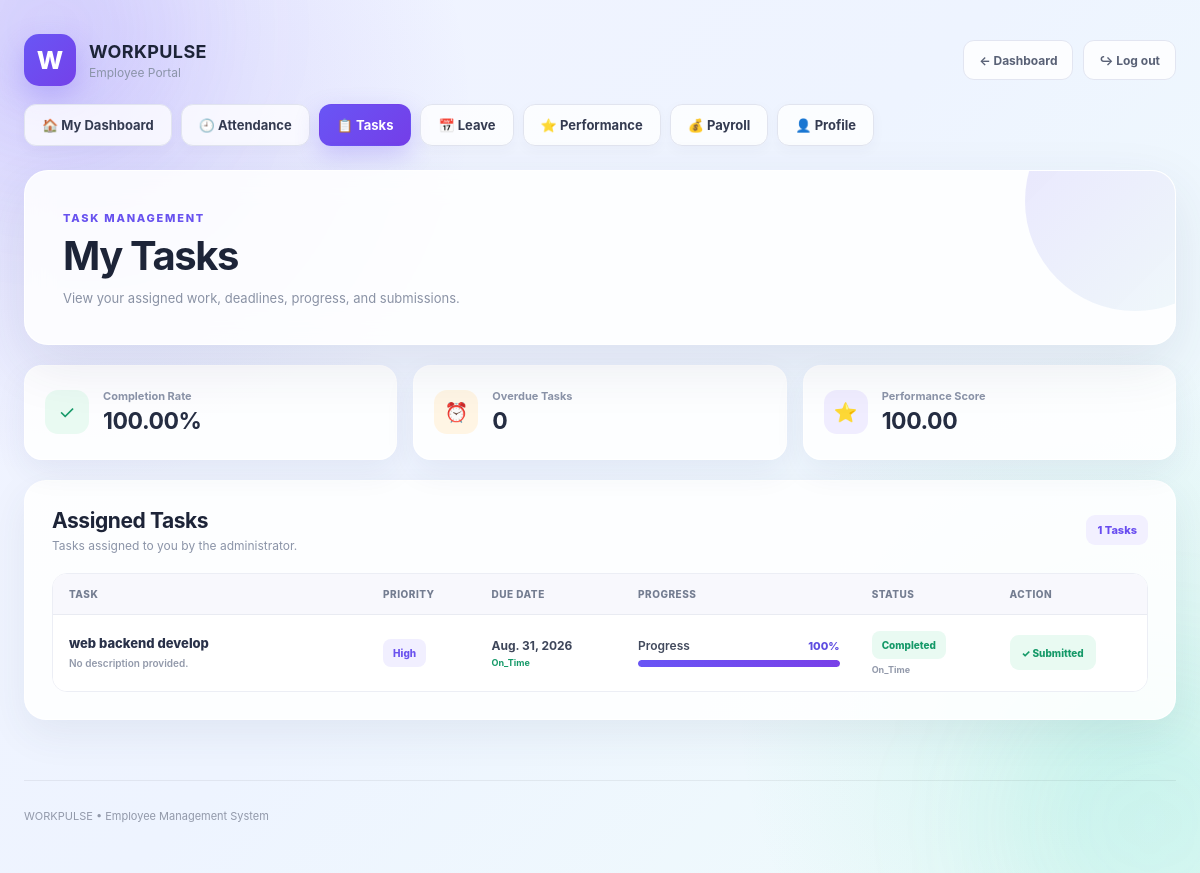
/employee/tasks/ (signed in), run on the app's committed database.
### core/models.py (models this page shows, shortened)
class Task(models.Model):
    PRIORITY_CHOICES = [
        ('low', 'Low'),
        ('medium', 'Medium'),
        ('high', 'High'),
        ('critical', 'Critical'),
    ]
    STATUS_CHOICES = [
        ('todo', 'To Do'),
        ('in_progress', 'In Progress'),
        ('submitted', 'Submitted'),
        ('review', 'Under Review'),
        ('completed', 'Completed'),
        ('overdue', 'Overdue'),
        ('cancelled', 'Cancelled'),
    ]
    title = models.CharField(
        max_length=200
    )
    description = models.TextField(
        blank=True
    )
    assigned_to = models.ForeignKey(
        Employee,
        on_delete=models.CASCADE,
        related_name='tasks'
    )
    priority = models.CharField(
        max_length=20,
        choices=PRIORITY_CHOICES,
        default='medium'
    )
    status = models.CharField(
        max_length=20,
        choices=STATUS_CHOICES,
        default='todo'
    )
    progress = models.PositiveIntegerField(
        default=0
    )
    due_date = models.DateField()
    estimated_hours = models.DecimalField(
        max_digits=6,
        decimal_places=2,
        default=0
    )
    actual_hours = models.DecimalField(
        max_digits=6,
        decimal_places=2,
        default=0
    )
    created_at = models.DateTimeField(
        auto_now_add=True
    )
    assigned_at = models.DateTimeField(
        null=True,
        blank=True
    )
    started_at = models.DateTimeField(
        null=True,
        blank=True
    )
    submitted_at = models.DateTimeField(
        null=True,
        blank=True
    )
    completed_at = models.DateTimeField(
        null=True,
        blank=True
    )
    updated_at = models.DateTimeField(
        auto_now=True
    )
    class Meta:
        ordering = [
            'due_date',
            '-priority'
        ]
    @property
    def deadline(self):
        return timezone.make_aware(
            datetime.combine(
                self.due_date,
                time.max
            )
        )
    @property
    def deadline_status(self):
        if self.status == 'cancelled':
            return 'cancelled'
        if self.submitted_at:
            return (
                'on_time'
                if self.submitted_at <= self.deadline
                else 'late'
            )
        return (
            'overdue'
            if timezone.now() > self.deadline
            else 'pending'
        )

### core/views.py (the view)
@employee_required
def employee_tasks(request):
    employee = request.user.employee_profile
    metrics = calculate_performance(employee)
    return render(request, 'core/employee_tasks.html', {
        'employee': employee, 'tasks': employee.tasks.all(), 'metrics': metrics,
    })

### core/context_processors.py (called while the page is built)
def workpulse_notifications(request):
    if not request.user.is_authenticated:
        return {}
    notifications = Notification.objects.filter(recipient=request.user)
    return {
        'unread_notifications': notifications.filter(read_at__isnull=True)[:5],
        'unread_notification_count': notifications.filter(read_at__isnull=True).count(),
    }

### core/services.py (called while the page is built, shortened)
def grade_for_score(score):
    score = Decimal(str(score or 0))
    if score >= 90:
        return 'A+'

def _percentage(numerator, denominator):
    if not denominator:
        return Decimal('0')
    return (Decimal(numerator) / Decimal(denominator) * 100).quantize(
        Decimal('0.01'), rounding=ROUND_HALF_UP
    )

### core/views.py (called while the page is built)
def employee_required(view):
    return never_cache(user_passes_test(
        lambda user: user.is_authenticated and hasattr(user, 'employee_profile'),
        login_url='employee_login',
    )(view))

### core/templates/core/employee_tasks.html (shortened to what this page needs)
{% load static %}
<!DOCTYPE html>
<html lang="en">
<head>
    <link
        rel="stylesheet"
        href="{% static 'core/css/style.css' %}"
    >
</head>
<body class="employee-task-page">
    <div class="task-orb one"></div>
    <div class="task-orb two"></div>
    <main class="task-shell">
        <header class="task-header">
            <div class="task-brand">
                <div class="task-logo">
                    W
                </div>
                <div>
                    <strong>
                        WORKPULSE
                    </strong>
                    <span>
                        Employee Portal
                    </span>
                </div>
            </div>
            <div class="task-top-actions">
                <a
                    href="{% url 'employee_dashboard' %}"
                    class="top-btn"
                >
                    ← Dashboard
                </a>
                <a
                    href="{% url 'logout' %}"
                    class="top-btn"
                >
                    ↪ Log out
                </a>
            </div>
        </header>
        <nav class="task-nav">
            <a href="{% url 'employee_dashboard' %}">
                🏠 My Dashboard
            </a>
            <a href="{% url 'employee_attendance' %}">
                🕘 Attendance
            </a>
            <a
                href="{% url 'employee_tasks' %}"
                class="active"
            >
                📋 Tasks
            </a>
            <a href="{% url 'employee_leave' %}">
                📅 Leave
            </a>
            <a href="{% url 'employee_performance' %}">
                ⭐ Performance
            </a>
            <a href="{% url 'employee_payroll' %}">
                💰 Payroll
            </a>
            <a href="{% url 'employee_profile' %}">
                👤 Profile
            </a>
        </nav>
        <section class="task-hero">
            <div class="hero-content">
                <span class="eyebrow">
                    TASK MANAGEMENT
                </span>
                <h1>
                    My Tasks
                </h1>
                <p>
                    View your assigned work, deadlines, progress, and submissions.
                </p>
            </div>
        </section>
        <section class="task-stats">
            <div class="task-stat">
                <div class="task-stat-icon green">
                    ✓
                </div>
                <div>
                    <span>
                        Completion Rate
                    </span>
                    <strong>
                        {{ metrics.completion_rate }}%
                    </strong>
                </div>
            </div>
            <div class="task-stat">
                <div class="task-stat-icon orange">
                    ⏰
                </div>
                <div>
                    <span>
                        Overdue Tasks
                    </span>
                    <strong>
                        {{ metrics.overdue_tasks }}
                    </strong>
                </div>
            </div>
            <div class="task-stat">
                <div class="task-stat-icon">
                    ⭐
                </div>
                <div>
                    <span>
                        Performance Score
                    </span>
                    <strong>
                        {{ metrics.overall_score }}
                    </strong>
                </div>
            </div>
        </section>
        <section class="tasks-card">
            <div class="section-heading">
                <div>
                    <h2>
                        Assigned Tasks
                    </h2>
                    <p>
                        Tasks assigned to you by the administrator.
                    </p>
                </div>
                {% if tasks %}
                    <span class="task-count">
                        {{ tasks|length }} Tasks
                    </span>
                {% endif %}
            </div>
            <div class="task-table-wrap">
                <table class="task-table">
                    <thead>
                        <tr>
                            <th>
                                Task
                            </th>
                            <th>
                                Priority
                            </th>
                            <th>
                                Due Date
                            </th>
                            <th>
                                Progress
                            </th>
                            <th>
                                Status
                            </th>
                            <th>
                                Action
                            </th>
                        </tr>
                    </thead>
                    <tbody>
                        {% for task in tasks %}
                            <tr>
                                <td>
                                    <div class="task-title">
                                        <strong>
                                            {{ task.title }}
                                        </strong>
                                        {% if task.description %}
                                            <small>
                                                {{ task.description|truncatechars:80 }}
                                            </small>
                                        {% else %}
                                            <small>
                                                No description provided.
                                            </small>
                                        {% endif %}
                                    </div>
                                </td>
                                <td>
                                    <span class="priority-badge">
                                        {{ task.get_priority_display }}
                                    </span>
                                </td>
                                <td>
                                    <div class="deadline">
                                        {{ task.due_date }}
                                    </div>
                                    {% if task.deadline_status %}
                                        <span
                                            class="
                                                deadline-status
                                                {% if task.deadline_status == 'overdue' %}
                                                    overdue
                                                {% elif task.deadline_status == 'today' %}
                                                    today
                                                {% else %}
                                                    ontime
                                                {% endif %}
                                            "
                                        >
                                            {{ task.deadline_status|title }}
                                        </span>
                                    {% endif %}
                                </td>
                                <td class="progress-cell">
                                    <div class="progress-top">
                                        <span>
                                            Progress
                                        </span>
                                        <span class="progress-value">
                                            {{ task.progress }}%
                                        </span>
                                    </div>
                                    <div class="progress-track">
                                        <div
                                            class="progress-fill"
                                            style="width: {{ task.progress }}%;"
                                        ></div>
                                    </div>
                                </td>
                                <td>
                                    <span
                                        class="
                                            status-badge
                                            {% if task.status == 'completed' %}
                                                completed
                                            {% elif task.status == 'cancelled' %}
                                                cancelled
                                            {% elif task.status == 'in_progress' %}
                                                progress
                                            {% endif %}
                                        "
                                    >
                                        {{ task.get_status_display }}
                                    </span>
                                    {% if task.deadline_status %}
                                        <span class="deadline-label">
                                            {{ task.deadline_status|title }}
                                        </span>
                                    {% endif %}
                                </td>
                                <td>
                                    {% if task.status != 'cancelled' and not task.submitted_at %}
                                        <form
                                            method="post"
                                            action="{% url 'employee_submit_task' task.id %}"
                                        >
                                            {% csrf_token %}
                                            <button
                                                class="submit-btn"
                                                type="submit"
                                            >
                                                ✓ Submit Task
                                            </button>
                                        </form>
                                    {% elif task.submitted_at %}
                                        <span class="submitted-badge">
                                            ✓ Submitted
                                        </span>
                                    {% else %}
                                        <span class="done-label">
                                            Cancelled
                                        </span>
                                    {% endif %}
                                </td>
                            </tr>
                        {% endfor %}
                    </tbody>
                </table>
            </div>
        </section>
        <footer class="task-footer">
            WORKPULSE • Employee Management System
        </footer>
    </main>
</body>
</html>

### core/static/core/css/style.css (style rules this page uses)
* { margin: 0; padding: 0; box-sizing: border-box; }
html { scroll-behavior: smooth; }
body { font-family: "Segoe UI", Arial, sans-serif; min-height: 100vh; color: #172033; overflow-x: hidden; background: radial-gradient(circle at 10% 20%, rgba(99,102,241,.14), transparent 30%), radial-gradient(circle at 90% 80%, rgba(16,185,129,.12), transparent 30%), linear-gradient(135deg, #f8f9ff, #eef2ff 50%, #f5fbff); }
.hero-content { max-width: 650px; z-index: 2; }
.eyebrow, .section-label { color: #6366f1; font-size: 11px; font-weight: 800; letter-spacing: 2px; }
.section-heading { display: flex; justify-content: space-between; align-items: end; margin-bottom: 25px; }
.section-heading h2 { font-size: 34px; margin-top: 5px; }
.section-heading p { color: #98a2b3; margin-top: 5px; }
footer { display: flex; justify-content: space-between; margin-top: 60px; padding-top: 25px; border-top: 1px solid rgba(0,0,0,.06); color: #98a2b3; font-size: 11px; }

### data on the page
Task: title "web backend develop", description "No description provided.", priority "High", due_date "Aug. 31, 2026", deadline_status "On_Time", progress "100", status "Completed", shows "✓ Submitted"

### other printed values
{{ metrics.completion_rate }} "100.00"
{{ metrics.overdue_tasks }} "0"
{{ metrics.overall_score }} "100.00"
{{ tasks|length }} "1"
